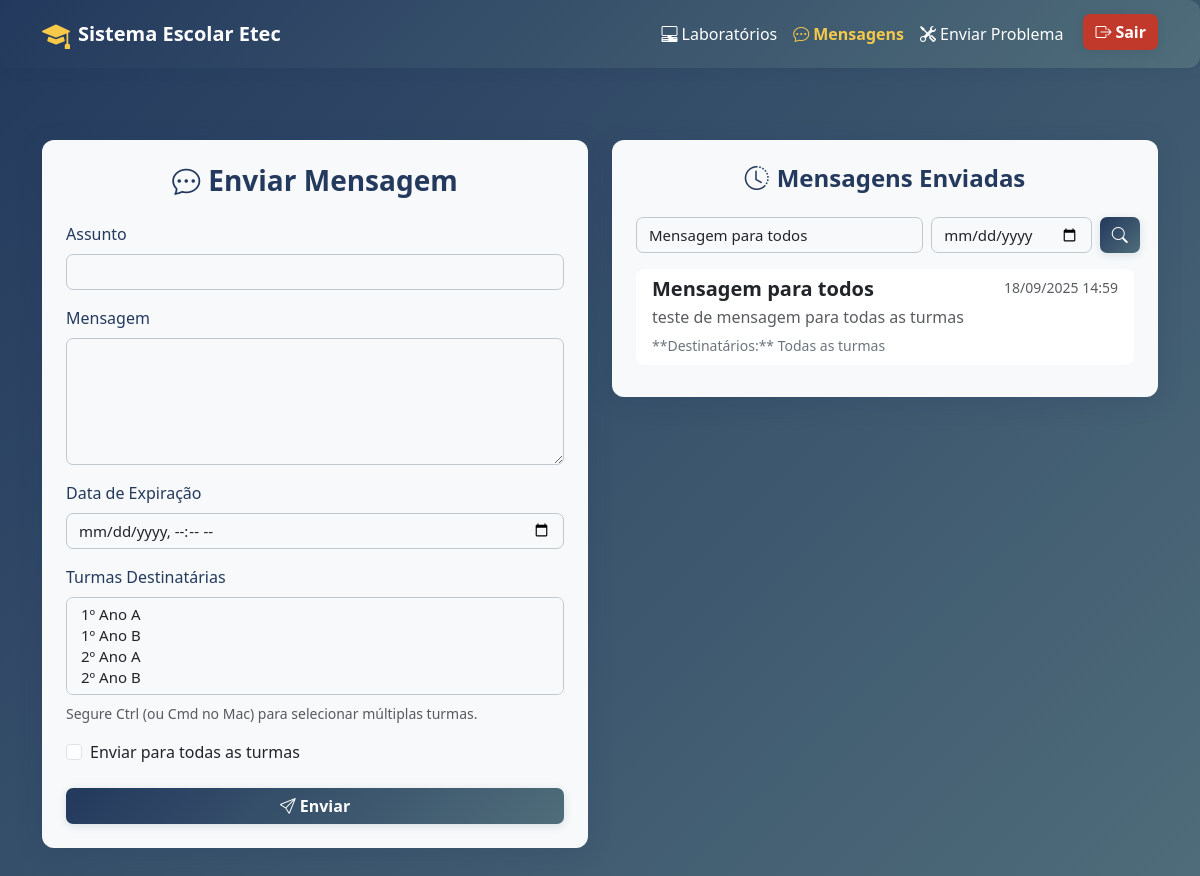
Page /view/professor/mensagem.php?filtro_assunto=Mensagem para todos (signed in) on the committed database.
### tables this page shows
CREATE TABLE `mensagem` (
  `id_mensagem` int(11) NOT NULL,
  `assunto` varchar(100) NOT NULL,
  `mensagem` text NOT NULL,
  `data_envio` datetime NOT NULL,
  `id_remetente` int(11) NOT NULL,
  `enviar_para_todas` tinyint(1) NOT NULL DEFAULT 0,
  `created_at` timestamp NOT NULL DEFAULT current_timestamp(),
  `updated_at` timestamp NOT NULL DEFAULT current_timestamp() ON UPDATE current_timestamp(),
  `data_expiracao` datetime DEFAULT NULL
);

### view/professor/mensagem.php (the view, shortened to what this page needs)
<?php
include '../../conexao.php';
$sql_turmas = "SELECT id_turma, nome_turma FROM turma ORDER BY nome_turma";
$result_turmas = $conn->query($sql_turmas);
$filtro_assunto = isset($_GET['filtro_assunto']) ? trim($_GET['filtro_assunto']) : '';
$filtro_data = isset($_GET['filtro_data']) ? trim($_GET['filtro_data']) : '';
$id_remetente = $_SESSION["id_usuario"];
$where = "m.id_remetente = $id_remetente";
if ($filtro_assunto !== '') {
    $where .= " AND m.assunto LIKE '%" . $conn->real_escape_string($filtro_assunto) . "%'";
}
$sql_mensagens_enviadas = "
    SELECT m.assunto, m.mensagem, m.data_envio,
           (SELECT GROUP_CONCAT(t.nome_turma SEPARATOR ', ')
            FROM mensagem_turma mt
            JOIN turma t ON mt.id_mensagem = m.id_mensagem
            WHERE mt.id_mensagem = m.id_mensagem) AS turmas_destinatarias
    FROM mensagem m
    WHERE $where
    ORDER BY m.data_envio DESC
";
$result_mensagens_enviadas = $conn->query($sql_mensagens_enviadas);
?>
<!DOCTYPE html>
<html lang="pt-BR">
<head>
    <link rel="stylesheet" href="https://cdn.jsdelivr.net/npm/bootstrap@5.3.3/dist/css/bootstrap.min.css">
    <link rel="stylesheet" href="https://cdn.jsdelivr.net/npm/bootstrap-icons@1.11.3/font/bootstrap-icons.css">
</head>
<body>
    <nav class="navbar navbar-expand-lg bg-body-tertiary shadow-sm mb-4">
        <div class="container">
            <a class="navbar-brand d-flex align-items-center" href="#">
                <i class="bi bi-mortarboard-fill me-2 fs-3" style="color: #f7c948;"></i>
                <span class="fw-bold">Sistema Escolar Etec</span>
            </a>
            <div class="collapse navbar-collapse" id="navbarProfessor">
                <ul class="navbar-nav ms-auto mb-2 mb-lg-0">
                    <li class="nav-item">
                        <a class="nav-link" href="reservar_laboratorio.php"><i class="bi bi-pc-display-horizontal me-1"></i>Laboratórios</a>
                    </li>
                    <li class="nav-item">
                        <a class="nav-link active fw-bold" href="mensagem.php"><i class="bi bi-chat-dots me-1"></i>Mensagens</a>
                    </li>
                    <li class="nav-item">
                        <a class="nav-link" href="problema.php"><i class="bi bi-tools me-1"></i>Enviar Problema</a>
                    </li>
                    <li class="nav-item">
                        <button class="btn btn-danger" onclick="window.location.href='../../src/logout.php'" style="margin-left:12px;"><i class="bi bi-box-arrow-right me-1"></i>Sair</button>
                    </li>
                </ul>
            </div>
        </div>
    </nav>
    <div class="container py-5">
        <div class="row">
            <div class="col-md-6 mb-4">
                <div class="card shadow-lg border-0 rounded-4">
                    <div class="card-body p-4">
                        <h3 class="text-center mb-4"><i class="bi bi-chat-dots me-2"></i>Enviar Mensagem</h3>
                        <form action="../../src/enviar_mensagem.php" method="POST">
                            <div class="mb-3">
                                <label for="assunto" class="form-label">Assunto</label>
                                <input type="text" class="form-control" id="assunto" name="assunto" required>
                            </div>
                            <div class="mb-3">
                                <label for="mensagem" class="form-label">Mensagem</label>
                                <textarea class="form-control" id="mensagem" name="mensagem" rows="5" required></textarea>
                            </div>
                            <div class="mb-3">
                                <label for="data_expiracao" class="form-label">Data de Expiração</label>
                                <input type="datetime-local" class="form-control" id="data_expiracao" name="data_expiracao" required>
                            </div>
                            <div class="mb-3">
                                <label for="turmas" class="form-label">Turmas Destinatárias</label>
                                <select class="form-select" id="turmas" name="turmas[]" multiple>
                                    <?php
                                    if ($result_turmas && $result_turmas->num_rows > 0) {
                                        while ($turma = $result_turmas->fetch_assoc()) {
                                            echo '<option value="' . $turma['id_turma'] . '">' . htmlspecialchars($turma['nome_turma']) . '</option>';
                                        }
                                    }
                                    ?>
                                </select>
                                <div class="form-text mt-2">Segure Ctrl (ou Cmd no Mac) para selecionar múltiplas turmas.</div>
                            </div>
                            <div class="form-check mb-4">
                                <input class="form-check-input" type="checkbox" name="enviar_para_todas" value="1" id="enviarParaTodas">
                                <label class="form-check-label" for="enviarParaTodas">
                                    Enviar para todas as turmas
                                </label>
                            </div>
                            <button type="submit" class="btn btn-primary w-100 rounded-3">
                                <i class="bi bi-send me-1"></i>Enviar
                            </button>
                        </form>
                    </div>
                </div>
            </div>
            <div class="col-md-6">
                <div class="card shadow-lg border-0 rounded-4">
                    <div class="card-body p-4">
                        <h4 class="text-center mb-4"><i class="bi bi-clock-history me-2"></i>Mensagens Enviadas</h4>
                        <form class="row g-2 mb-3" method="get" action="">
                            <div class="col-7">
                                <input type="text" class="form-control" name="filtro_assunto" placeholder="Pesquisar por assunto" value="<?php echo htmlspecialchars($filtro_assunto); ?>">
                            </div>
                            <div class="col-4">
                                <input type="date" class="form-control" name="filtro_data" value="<?php echo htmlspecialchars($filtro_data); ?>">
                            </div>
                            <div class="col-1 d-grid">
                                <button type="submit" class="btn btn-primary" title="Pesquisar">
                                    <i class="bi bi-search"></i>
                                </button>
                            </div>
                        </form>
                        <div class="list-group list-group-flush">
                            <?php if ($result_mensagens_enviadas && $result_mensagens_enviadas->num_rows > 0): ?>
                                <?php while ($msg = $result_mensagens_enviadas->fetch_assoc()): ?>
                                    <div class="list-group-item list-group-item-action mb-2 rounded-3">
                                        <div class="d-flex w-100 justify-content-between">
                                            <h5 class="mb-1 fw-bold"><?php echo htmlspecialchars($msg['assunto']); ?></h5>
                                            <small class="text-muted"><?php echo date('d/m/Y H:i', strtotime($msg['data_envio'])); ?></small>
                                        </div>
                                        <p class="mb-1 text-muted"><?php echo nl2br(htmlspecialchars($msg['mensagem'])); ?></p>
                                        <small class="text-secondary">
                                            **Destinatários:** <?php echo !empty($msg['turmas_destinatarias']) ? htmlspecialchars($msg['turmas_destinatarias']) : 'Todas as turmas'; ?>
                                        </small>
                                    </div>
                                <?php endwhile; ?>
                            <?php else: ?>
                                <div class="alert alert-info text-center">Você ainda não enviou mensagens.</div>
                            <?php endif; ?>
                        </div>
                    </div>
                </div>
            </div>
        </div>
    </div>
</body>
</html>

### view/professor/mensagem.php (style rules this page uses)
body { font-family: 'Segoe UI', Tahoma, Geneva, Verdana, sans-serif; background: linear-gradient(135deg, #23395d 0%, #4f6d7a 100%); min-height: 100vh; }
.navbar { background: linear-gradient(135deg, #23395d 0%, #4f6d7a 100%) !important; box-shadow: 0 2px 12px #23395d22 !important; border-radius: 12px !important; margin-bottom: 32px; }
.navbar .navbar-brand, .navbar .nav-link, .navbar .navbar-toggler { color: #fff !important; }
.navbar .nav-link.active, .navbar .nav-link:focus { color: #f7c948 !important; }
.card { background: #f7f9fa !important; border-radius: 12px !important; box-shadow: 0 4px 24px #23395d33 !important; border: none !important; }
.card-title, h3, h4 { color: #23395d !important; font-family: 'Segoe UI', Tahoma, Geneva, Verdana, sans-serif; font-weight: 700; }
.form-label { color: #23395d !important; font-weight: 500; }
.form-control, .form-select, textarea { background-color: #f7f9fa !important; border: 1.5px solid #bfc9d1 !important; border-radius: 7px !important; font-size: 15px; transition: border-color 0.3s, box-shadow 0.3s; }
.btn-primary { background: linear-gradient(135deg, #23395d 0%, #4f6d7a 100%) !important; color: #fff !important; border: none !important; border-radius: 7px !important; font-size: 16px; font-weight: 600; box-shadow: 0 2px 8px #23395d22; transition: background 0.2s, box-shadow 0.2s; }
.btn-danger { background: #c0392b !important; color: #fff !important; border: none !important; border-radius: 7px !important; font-size: 16px; font-weight: 600; box-shadow: 0 2px 8px #23395d22; transition: background 0.2s, color 0.2s; }

### rows in the picture
mensagem: assunto "Mensagem para todos", data_envio "18/09/2025 14:59", mensagem "teste de mensagem para todas as turmas"
